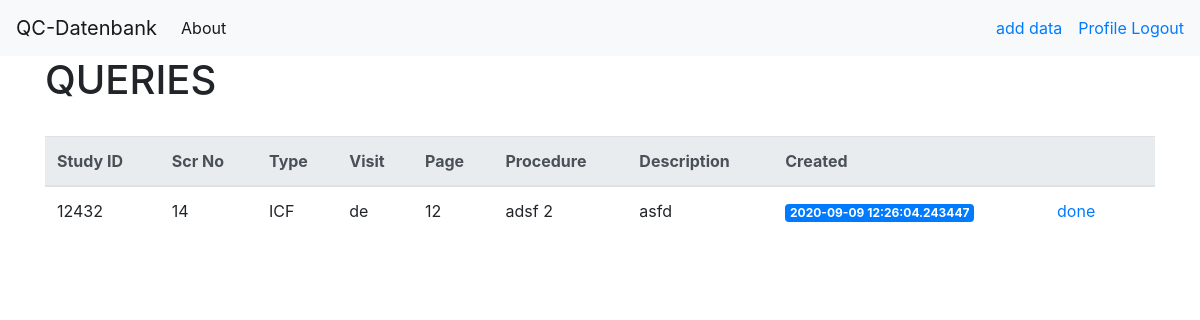
/ (signed in), run on the app's committed database.
### models.py (models this page shows)
class QC_Check(UserMixin, db.Model):
    __tablename__ = 'qc_check'
    id = db.Column(db.Integer, primary_key=True)
    checker = db.Column(db.Text)
    created = db.Column(db.Text)
    study_id = db.Column(db.Integer)
    scr_no = db.Column(db.Integer)
    type = db.Column(db.Text)
    visit = db.Column(db.Text)
    page = db.Column(db.Text)
    procedure = db.Column(db.Text)
    description = db.Column(db.Text)
    responsible = db.Column(db.Text)
    corrected = db.Column(db.Integer)
    close = db.Column(db.Integer)

### main.py (the view)
@main.route('/')
@login_required
def index():
    if current_user.role == "MedOps":
        posts_data = QC_Check.query.filter_by(
            responsible=current_user.abbrev, corrected=1, close=1).all()
    else:
        posts_data = QC_Check.query.filter_by(close=1).all()
    return render_template('index.html', posts=posts_data)

### __init__.py (called while the page is built)
def create_app():
    app = Flask(__name__)
    app.config.from_object('config.DevelopmentConfig')
    db.init_app(app)
    login_manager = LoginManager()
    login_manager.login_view = 'auth.login'
    login_manager.init_app(app)
    from .models import DB_User
    @login_manager.user_loader
    def load_user(user_id):
        return DB_User.query.get(int(user_id))
    from .auth import auth as auth_blueprint
    app.register_blueprint(auth_blueprint)
    from .main import main as main_blueprint
    app.register_blueprint(main_blueprint)
    return app

### templates/index.html (shortened to what this page needs)
{% extends "base.html" %} {% block title %} QC-Datenbank {% endblock %} {% block
content %} {% if current_user.is_authenticated %}
<h1 class="title">QUERIES</h1>
<br />
{% if posts|length > 0 %}
<table class="table">
  <thead class="thead-light">
    <tr>
      <th scope="col">Study ID</th>
      <th scope="col">Scr No</th>
      <th scope="col">Type</th>
      <th scope="col">Visit</th>
      <th scope="col">Page</th>
      <th scope="col">Procedure</th>
      <th scope="col">Description</th>
      <th scope="col">Created</th>
      <th scope="col"></th>
      <th scope="col"></th>
    </tr>
  </thead>
  <tbody>
    {% for post in posts %}
    <tr>
      <td>{{ post.study_id }}</td>
      <td>{{ post.scr_no }}</td>
      <td>{{ post.type }}</td>
      <td>{{ post.visit }}</td>
      <td>{{ post.page }}</td>
      <td>{{ post.procedure }}</td>
      <td>{{ post.description }}</td>
      <td>
        <span class="badge badge-primary">{{ post.created }}</span>
      </td>
      <td>
        {% if current_user.role == "MedOps" %}
        <a href="/delete/{{post.id}}">done</a>
        {% endif %}
      </td>
      <td>
      </td>
    </tr>
    {% endfor %}
  </tbody>
</table>
{% else %} Du bist grandios! Alles erledigt!!! Und hier deshalb ein schöne Bild
einfügen (-->TODO an mich) {% endif %} {% endif %} {% endblock %}

### data on the page
QC_Check: study_id "12432", scr_no "14", type "ICF", visit "de", page "12", procedure "adsf 2", description "asfd", created "2020-09-09 12:26:04.243447"
